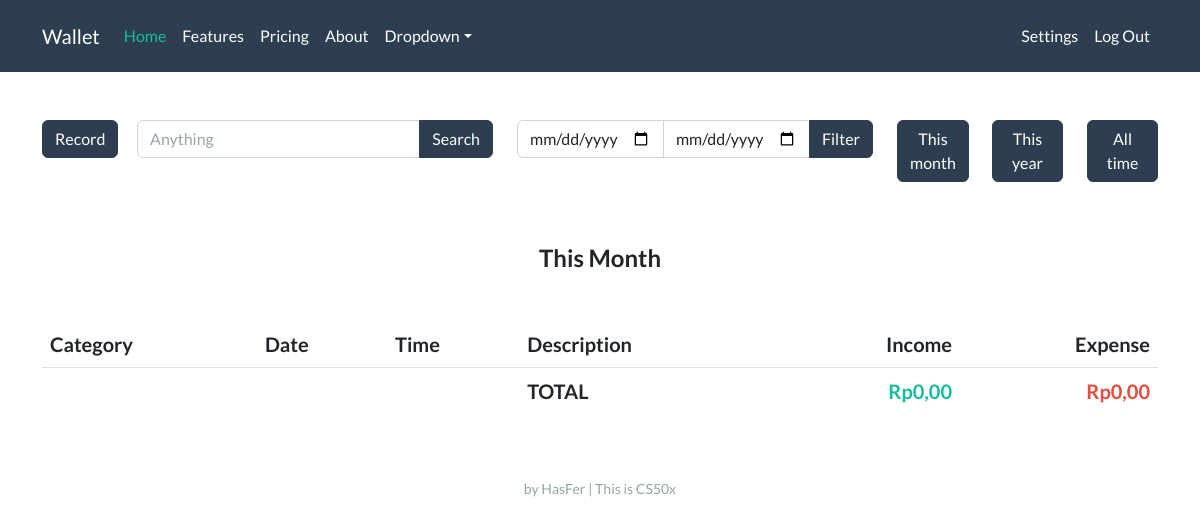
Page / (signed in) on the earlier database version.
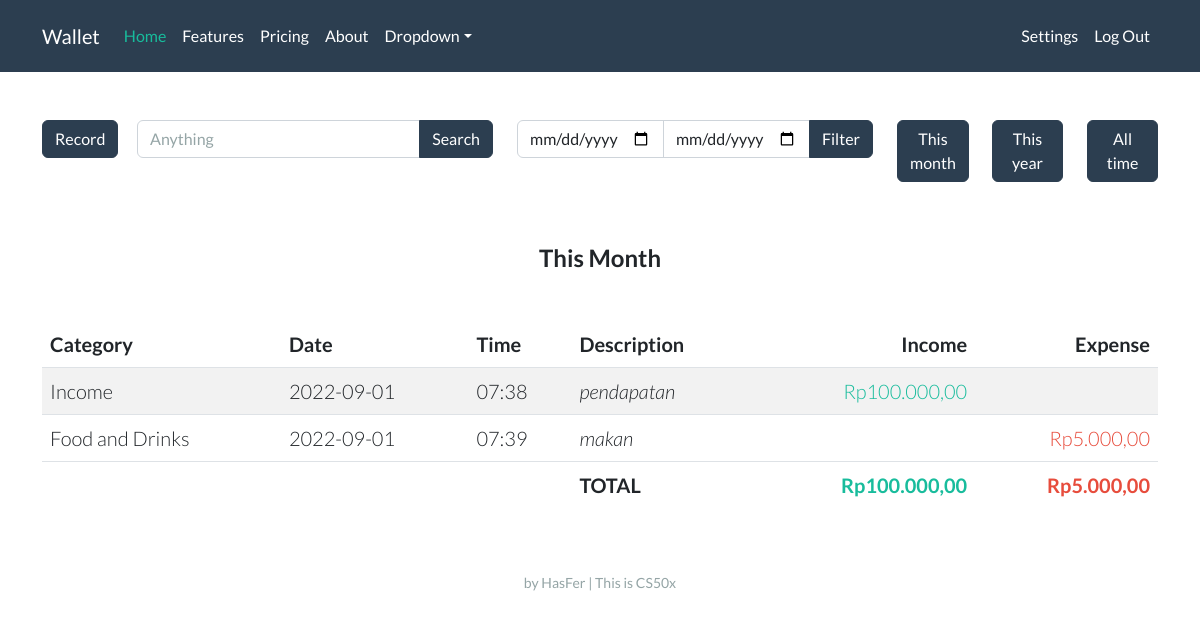
Same page on the later database version.
### tables this page shows
CREATE TABLE records (
                id INTEGER,
                user_id INTEGER,
                account_name TEXT,
                account_category TEXT,
                date NUMBER,
                time NUMBER,
                description TEXT, amount REAL,
                PRIMARY KEY(id),
                FOREIGN KEY(user_id) REFERENCES users(id)
                );

### app.py (the view, shortened to what this page needs)
@app.route("/", methods=["GET", "POST"])
def index():
    if session.get("user_id") is None:
        return render_template("index.html")
    con, cur = connect_db()
    if request.method == "GET":
        year_now = str(datetime.now().year)
        month_now = str(datetime.now().month)
        date_filter = year_now + '%' + month_now + '%'
        label = 'This Month'
    if request.form.get('filter_btn') == 'between':
        res = cur.execute("SELECT * FROM records WHERE user_id = ? AND date BETWEEN ? AND ?",
                          (session["user_id"], start_date, end_date))
    elif request.form.get('search_btn') == 'search_btn':
        res = cur.execute("SELECT * FROM records WHERE user_id = ? AND (account_name LIKE ? OR description LIKE ?)",
                          (session["user_id"], f"%{keyword}%", f"%{keyword}%"))
    else:
        res = cur.execute("SELECT * FROM records WHERE user_id = ? AND date LIKE ?", (session["user_id"], date_filter))
    res = list(res)
    income = 0
    expense = 0
    for i in res:
        if i[3] == 'Income':
            income += i[7]
        else:
            expense += i[7]
    records = []
    for i in res:
        i = list(i)
        i[7] = idr(i[7])
        records.append(i)
    income = idr(income)
    expense = idr(expense)
    con.close()
    return render_template("home.html", records=records, income=income, expense=expense, label=label, date_now=get_date_now(), time_now=get_time_now())

### helpers.py (called while the page is built)
def connect_db(db="wallet.db"):
    con = sqlite3.connect(db)
    cur = con.cursor()
    return con, cur

def idr(value):
    value = f"Rp{value:,.2f}"
    rupiah = value.replace(".", "#")
    rupiah = rupiah.replace(",", ".")
    rupiah = rupiah.replace("#", ",")
    return rupiah

def get_date_now():
    now = datetime.now()
    day = now.day
    if day < 10:
        day = f"0{day}"
    month = now.month
    if month < 10:
        month = f"0{month}"
    year = now.year
    date_now = f"{year}-{month}-{day}"
    return date_now

def get_time_now():
    now = datetime.now()
    hour = now.hour
    if hour < 10:
        hour = f"0{hour}"
    minute = now.minute
    if minute < 10:
        minute = f"0{minute}"
    time_now = f"{hour}:{minute}"
    return time_now

### templates/home.html (shortened to what this page needs)
{% extends "layout.html" %}
{% block main %}
<div class="row">
    <div class="col-lg-1">
        <button type="button" class="btn btn-primary mb-3" data-bs-toggle="collapse" data-bs-target="#demo">Record</button>
    </div>
        <div class="col-lg-4">
            <form action="/" method="post">
                <div class="input-group mb-3">
                    <input name="search_vield" type="text" class="form-control" placeholder="Anything" aria-label="Search" aria-describedby="button-addon2">
                    <button name="search_btn" value="search_btn" class="btn btn-primary" type="submit" id="button-addon2">Search</button>
                </div>
            </form>
        </div>
    <div class="col-lg-4">
        <form action="/" method="post">
            <div class="input-group mb-3">
                <input name="start_date" type="date" class="form-control">
                <input name="end_date" type="date" class="form-control">
                <button name="filter_btn" value="between" class="btn btn-primary" type="submit" id="button-addon2">Filter</button>
            </div>
        </form>
    </div>
    <div class="col-lg-1 mb-3">
        <button class="btn btn-primary mb-3" onclick="window.location.href=window.location.href;">This month</button>
    </div>
    <div class="col-lg-1 mb-3">
        <form action="/" method="post">
            <button name="filter_btn" value="thisyear" type="submit" class="btn btn-primary mb-3">This year</button>
    </div>
    <div class="col-lg-1 mb-3">
            <button name="filter_btn" value="alltime" type="submit" class="btn btn-primary mb-3">All time</button>
    </div>
</div>
<br>
<h4 class="mb-5 fw-bold">{{ label }}</h4>
<table class="table table-striped">
    <thead>
        <tr>
            <th class="text-start">Category</th>
            <th class="text-start">Date</th>
            <th class="text-start">Time</th>
            <th class="text-start">Description</th>
            <th class="text-end">Income</th>
            <th class="text-end">Expense</th>
        </tr>
    </thead>
    <tbody>
        {% for record in records %}
        <tr>
            <td class="text-start">{{ record[2] }}</td>
            <td class="text-start">{{ record[4] }}</td>
            <td class="text-start">{{ record[5] }}</td>
            <td class="text-start"><em>{{ record[6] }}</em></td>
            <td class="text-end text-success">{% if record[3] in "Income" %}{{ record[7] }}{% endif %}</td>
            <td class="text-end text-danger">{% if record[3] not in "Income" %}{{ record[7] }}{% endif %}</td>
        </tr>
        {% endfor %}
    </tbody>
    <tfoot>
        <tr>
            <td class="border-0"></td>
            <td class="border-0"></td>
            <td class="border-0"></td>
            <td class="border-0 fw-bold text-start">TOTAL</td>
            <td class="border-0 fw-bold text-end text-success">{{ income }}</td>
            <td class="border-0 fw-bold text-end text-danger">{{ expense }}</td>
        </tr>
    </tfoot>
</table>
{% endblock %}

### templates/layout.html (shortened to what this page needs)
<!DOCTYPE html>
<html lang="en">
<head>
    <link rel="stylesheet" href="/static/light.css">
</head>
<body>
    <nav class="navbar navbar-expand-lg navbar-dark bg-primary">
        <div class="container">
            <a class="navbar-brand" href="/">Wallet</a>
            <div class="collapse navbar-collapse" id="navbarColor01">
                <ul class="navbar-nav me-auto">
                    <li class="nav-item"><a class="nav-link active" href="#">Home</a></li>
                    <li class="nav-item"><a class="nav-link" href="#">Features</a></li>
                    <li class="nav-item"><a class="nav-link" href="#">Pricing</a></li>
                    <li class="nav-item"><a class="nav-link" href="#">About</a></li>
                    <li class="nav-item dropdown">
                        <a class="nav-link dropdown-toggle" data-bs-toggle="dropdown" href="#" role="button" aria-haspopup="true" aria-expanded="false">Dropdown</a>
                    </li>
                </ul>
                {% if session["user_id"] %}
                <ul class="navbar-nav ms-auto">
                    <li class="nav-item"><a class="nav-link" href="/settings">Settings</a></li>
                    <li class="nav-item"><a class="nav-link" href="/logout">Log Out</a></li>
                </ul>
                {% else %}
                <ul class="navbar-nav ms-auto">
                    <li class="nav-item"><a class="nav-link" href="/register">Register</a></li>
                    <li class="nav-item"><a class="nav-link" href="/login">Log In</a></li>
                </ul>
                {% endif %}
            </div>
        </div>
    </nav>
    <main class="container py-5 lead text-center">
        {% block main %}{% endblock %}
    </main>
    <footer class="mb-5 small text-center text-muted">
        by HasFer | This is CS50x
    </footer>
</body>
</html>

Differences in the rows shown:
added records: account_name "Income", date "2022-09-01", time "07:38", description "pendapatan", amount "Rp100.000,00"
added records: account_name "Food and Drinks", date "2022-09-01", time "07:39", description "makan", amount "Rp5.000,00"
Other differences:
{{ income }}: "Rp0,00" → "Rp100.000,00"
{{ expense }}: "Rp0,00" → "Rp5.000,00"
